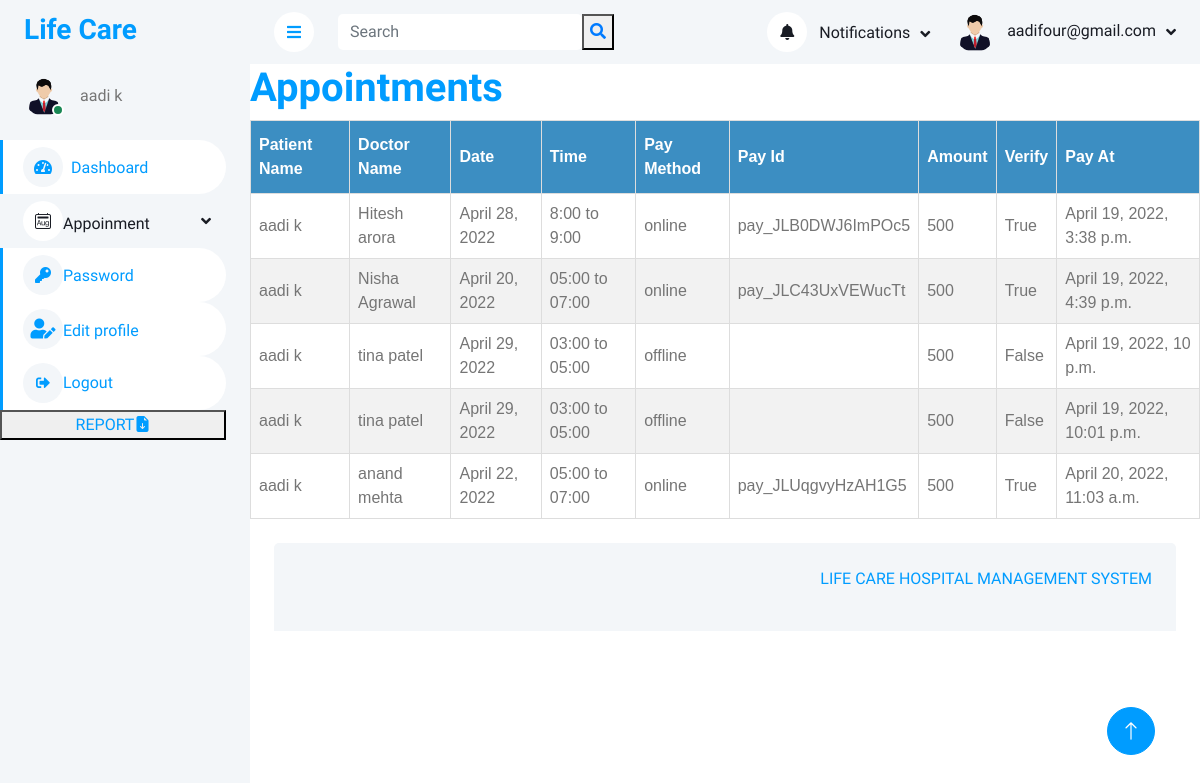
The page /pviewappointment/ (signed in) on the database as committed earlier.
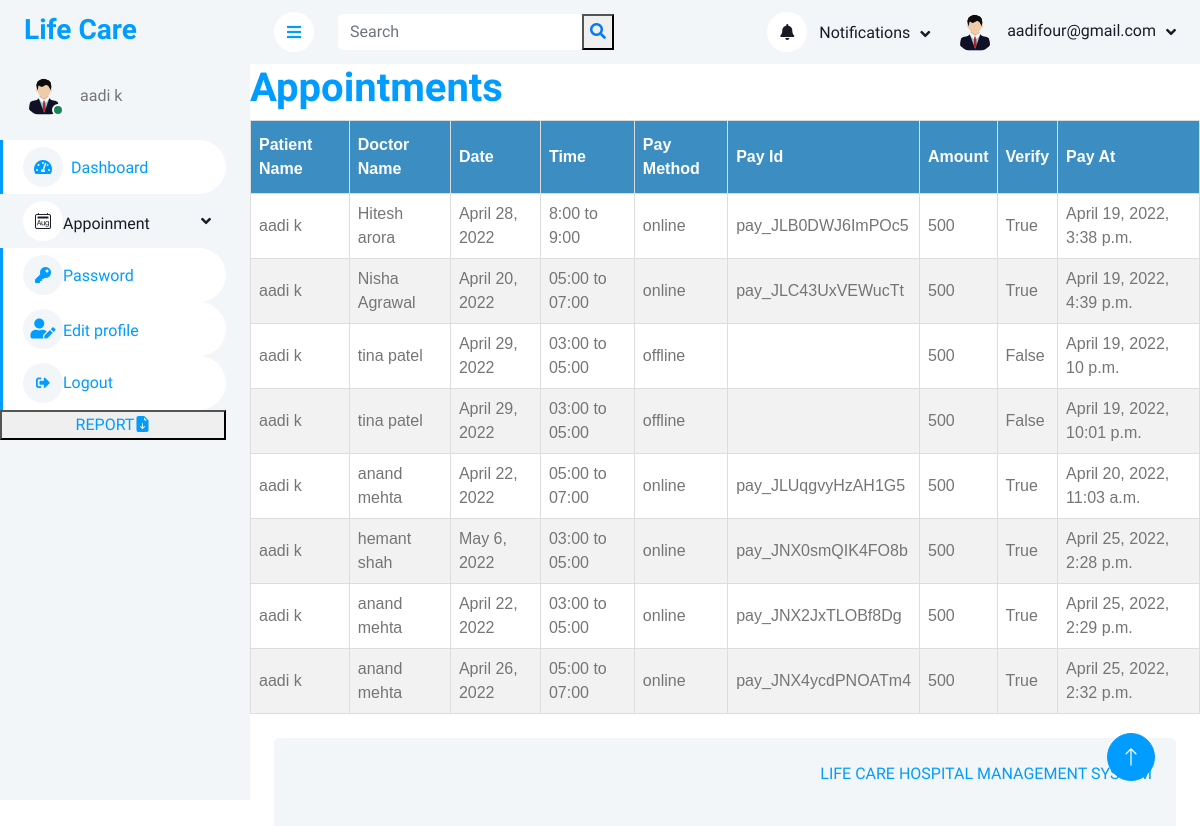
The same page on the database as committed later.
### myapp/models.py (models this page shows, shortened)
class Appointments(models.Model):
    patient=models.ForeignKey(User,on_delete=models.CASCADE)
    doctor=models.ForeignKey(Doctors,on_delete=models.CASCADE)
    date=models.DateField()
    time=models.CharField(max_length=25)
    pay_method=models.CharField(max_length=30)
    pay_id=models.CharField(max_length=50)
    amount=models.IntegerField(default=0)
    verify=models.BooleanField(default=False)
    pay_at=models.DateTimeField(auto_now_add=True)
    def __str__(self):
        return self.patient.email

class User(models.Model):
    fname=models.CharField(max_length=30)
    lname=models.CharField(max_length=30)
    email=models.EmailField(unique=True)
    password=models.CharField(max_length=30)
    phone=models.CharField(max_length=10)
    address=models.TextField()
    age=models.CharField(max_length=10)
    gender=models.CharField(max_length=10)
    pic=models.FileField(upload_to='profile',default='avatar.png')

### Doctor/models.py (models this page shows, shortened)
class Doctors(models.Model):
    doctorname = models.CharField(max_length=50)
    doctoremail=models.EmailField(unique=True)
    password=models.CharField(max_length=30)
    phone=models.CharField(max_length=13)
    specialization=models.CharField(max_length=30)
    doc_pic=models.FileField(upload_to='profile',default='doc.png')
    fees=models.IntegerField()

### myapp/views.py (the view)
# urls.py: path('pviewappointment/',views.pviewappointment,name="pviewappointment"),
def pviewappointment(request):
    uid=User.objects.get(email=request.session['email'])
    appointments=Appointments.objects.filter(Q(patient=uid) & Q(Q(pay_method = 'online') & Q(verify = True) | Q(pay_method='offline')))
    print(appointments)
    return render(request,'pviewappointment.html',{'appointments':appointments,'uid':uid})

### myapp/templates/pviewappointment.html (shortened to what this page needs)
{% extends 'header.html' %}
{% load static %}
{% block content %}
<head>
    </head>
    <h1 style="color:#009CFF">Appointments</h1>
    <table id="customers">
        <thead>
            <tr>
                <th>Patient Name</th>
                <th>Doctor Name</th>
                <th>Date</th>
                <th>Time</th>
                <th>Pay Method</th>
                <th>Pay Id</th>
                <th>Amount</th>
                <th>Verify</th>
                <th>Pay At</th>
            </tr>
        </thead>
        <tbody>
            {% for one in appointments %}
            <tr>
                <td>{{one.patient.fname}} {{one.patient.lname}}</td>
                <td>{{one.doctor.doctorname}}</td>
                <td>{{one.date}}</td>
                <td>{{one.time}}</td>
                <td>{{one.pay_method}}</td>
                <td>{{one.pay_id}}</td>
                <td>{{one.amount}}</td>
                <td>{{one.verify}}</td>
                <td>{{one.pay_at}}</td>
            </tr>
            {% endfor %}
        </tbody>
    </table>
    {% endblock %}

Rows that differ between the two databases and show on the page:
added Appointments: patient.fname "aadi", patient.lname "k", doctor.doctorname "hemant shah", date "May 6, 2022", time "03:00 to 05:00", pay_method "online", pay_id "pay_JNX0smQIK4FO8b", amount "500", verify "True", pay_at "April 25, 2022, 2:28 p.m."
added Appointments: patient.fname "aadi", patient.lname "k", doctor.doctorname "anand mehta", date "April 22, 2022", time "03:00 to 05:00", pay_method "online", pay_id "pay_JNX2JxTLOBf8Dg", amount "500", verify "True", pay_at "April 25, 2022, 2:29 p.m."
added Appointments: patient.fname "aadi", patient.lname "k", doctor.doctorname "anand mehta", date "April 26, 2022", time "05:00 to 07:00", pay_method "online", pay_id "pay_JNX4ycdPNOATm4", amount "500", verify "True", pay_at "April 25, 2022, 2:32 p.m."
